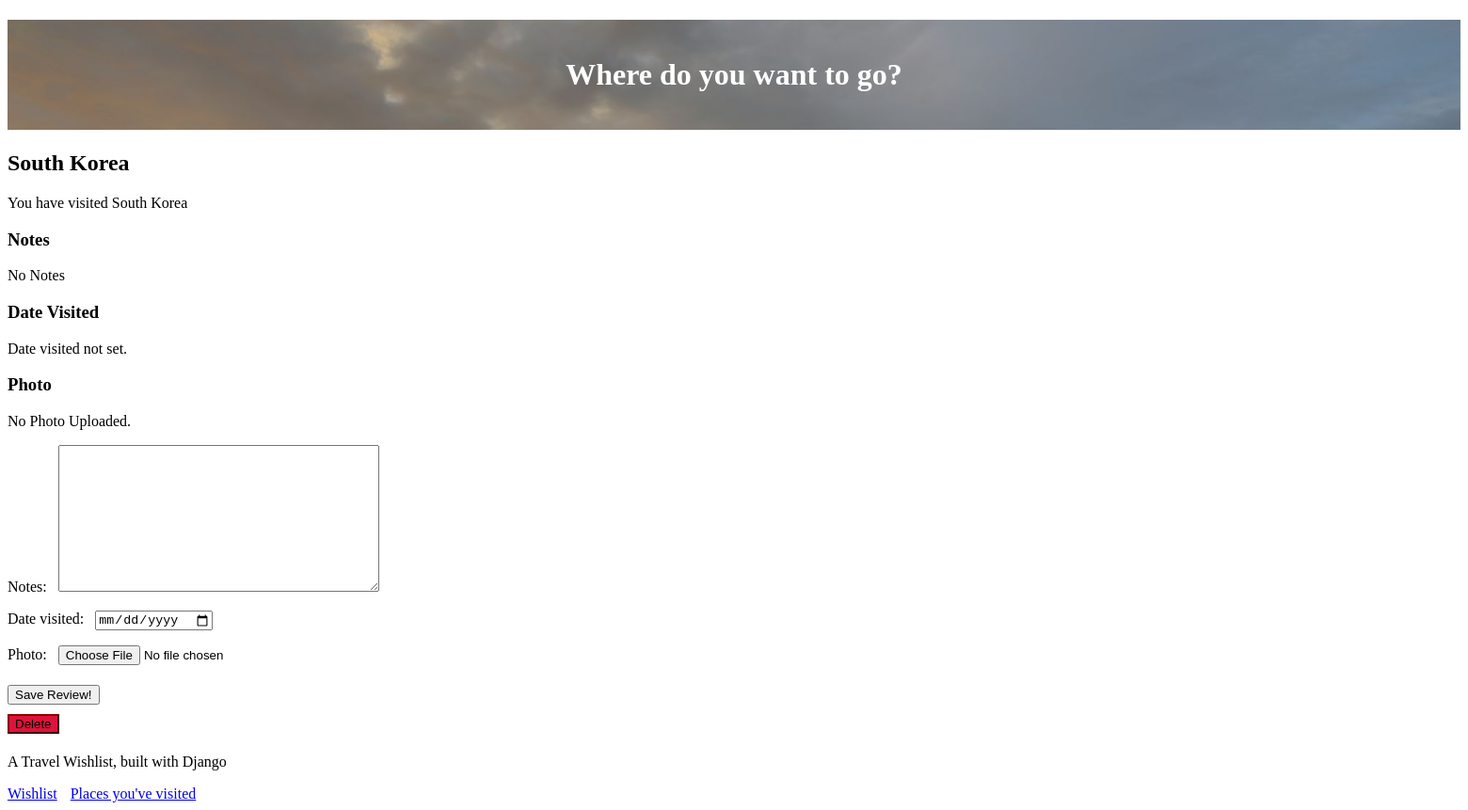
Before: /place/17 (signed in) with the older database file.
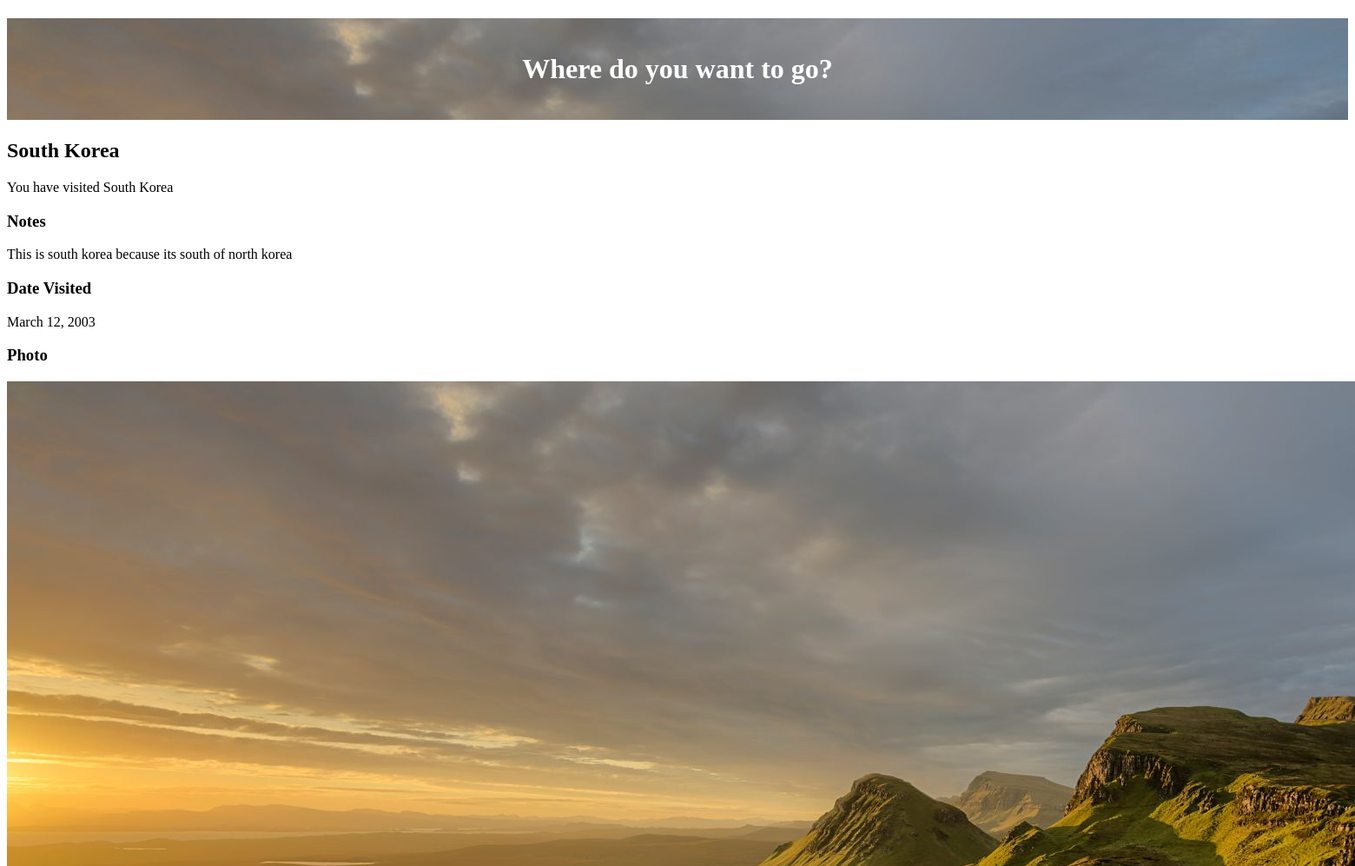
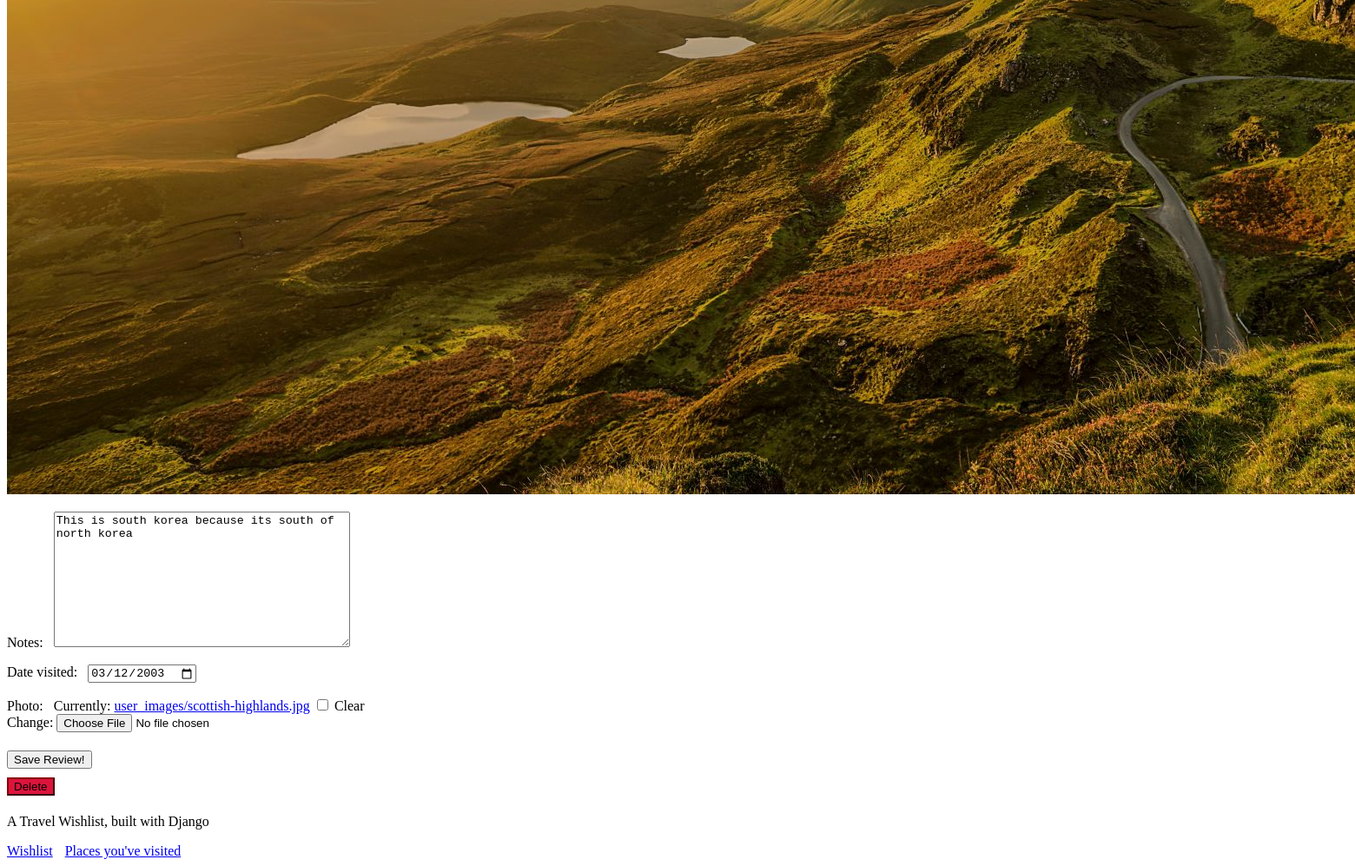
After: the same page with the newer database file (2 pictures, top to bottom).
### travel_wishlist/models.py (models this page shows, shortened)
class Place(models.Model):
    user = models.ForeignKey('auth.user', null=False, on_delete=models.CASCADE)
    name = models.CharField(max_length=200)
    visited = models.BooleanField(default=False) # assume the user is creating a input they havent been to yet
    notes = models.TextField(blank=True, null=True)
    date_visited = models.DateField(blank=True, null=True)
    photo = models.ImageField(upload_to='user_images/', blank=True, null=True)

### travel_wishlist/views.py (the view)
# urls.py: path('place/<int:place_pk>', views.place_details, name='place_details'),
@login_required
def place_details(request, place_pk):
    place = get_object_or_404(Place, pk=place_pk)
    if place.user != request.user:
        return HttpResponseForbidden()
    if request.method == 'POST':
        form = TripReviewForm(request.POST, request.FILES, instance=place)
        if form.is_valid():
            form.save()
            messages.info(request, 'Trip information updated!')
        else:
            messages.error(request, form.errors) # come back and fix later to make nicer
        return redirect('place_details', place_pk=place_pk)
    else:
        if place.visited:
            review_form = TripReviewForm(instance=place)
            return render(request, 'travel_wishlist/place_detail.html', {'place': place, 'review_form': review_form} )
        else:
            return render(request, 'travel_wishlist/place_detail.html', {'place': place} )

### travel_wishlist/forms.py
class TripReviewForm(forms.ModelForm):
    class Meta:
        model = Place
        fields = ('notes', 'date_visited', 'photo')
        widgets = {
            'date_visited': DateInput()
        }

### travel_wishlist/templates/travel_wishlist/place_detail.html (shortened to what this page needs)
{% extends 'travel_wishlist/base.html' %}
{% load static %}
{% block content %}
<h2> {{ place.name }} </h2>
{% if place.visited %}
    <p>You have visited {{ place.name }}</p>
    <h3>Notes</h3>
    <p>{{ place.notes|default:"No Notes" }}</p>
    <h3>Date Visited</h3>
    <p>{{ place.date_visited|default:"Date visited not set." }}</p>
    <h3>Photo</h3>
    {% if place.photo %}
        <img src="{{ place.photo.url }}">
    {% else %}
        <p>No Photo Uploaded.</p>
    {% endif %}
    <form action="{% url 'place_details' place.pk %}" method="POST" enctype="multipart/form-data">
        {{ review_form.as_p }}
        <button type="submit">Save Review!</button>
    </form>
{% else %}
    <p>You have not visited {{ place.name }}</p>
    <form action="{%  url 'place_was_visited' place.pk %}" method="POST">
        {% csrf_token %}
        <button type="submit" class="visited">Visited!</button>
    </form>
{% endif %}
<form action="{% url 'delete_place' place.pk %}" method="POST">
    <button type="submit" class="delete">Delete</button>
</form>
{% endblock %}

### travel_wishlist/templates/travel_wishlist/base.html (shortened to what this page needs)
{% load static %}
<!DOCTYPE html>
<html>
    <head>
        <link rel="stylesheet" href="https://cdn.jsdelivr.net/npm/sakura.css/css/sakura.css" type="text/css">
        <link rel="stylesheet" href="{% static 'css/style.css' %}" type="text/css">
    </head>
    <h1 id="site-header">Where do you want to go?</h1>
    <body>
        {% block content %}
        {% endblock %}
    </body>
    <div>
        <p> A Travel Wishlist, built with Django</p>
        <a class="nav-link" href="{% url 'place_list' %}">Wishlist</a>
        <a class="nav-link" href="{% url 'places_visited' %}">Places you've visited</a>
    </div>
</html>

### travel_wishlist/static/css/style.css (style rules this page uses)
#site-header { background: url('../img/scottish-highlands.jpg') 0 0 repeat-x; color: rgb(255, 255, 255); padding: 40px 0 40px 0px; text-align: center; background-size: cover; }
.nav-link { margin-right: 10px; }
label { display: inline-block; padding-right: 8px; }
button { margin: 5px 0px 5px 0; }
.delete { background-color: crimson; border-color: darkred; }

Changed rows visible on the page:
changed Place "South Korea": notes "No Notes" → "This is south korea because its south of north korea"; date_visited "Date visited not set." → "March 12, 2003"; photo: picture added; notes (not shown) → "This is south korea because its south of north korea"; date_visited (not shown) → "03/12/2003"
Other visible differences:
form field as_p: (not shown) → "☐"
text no longer shown: "Notes: Date visited: Photo: No Photo Uploaded."
text now shown: "Notes: Date visited: Photo: Currently: user_images/scottish-highlands.jpg Clear Change:"
